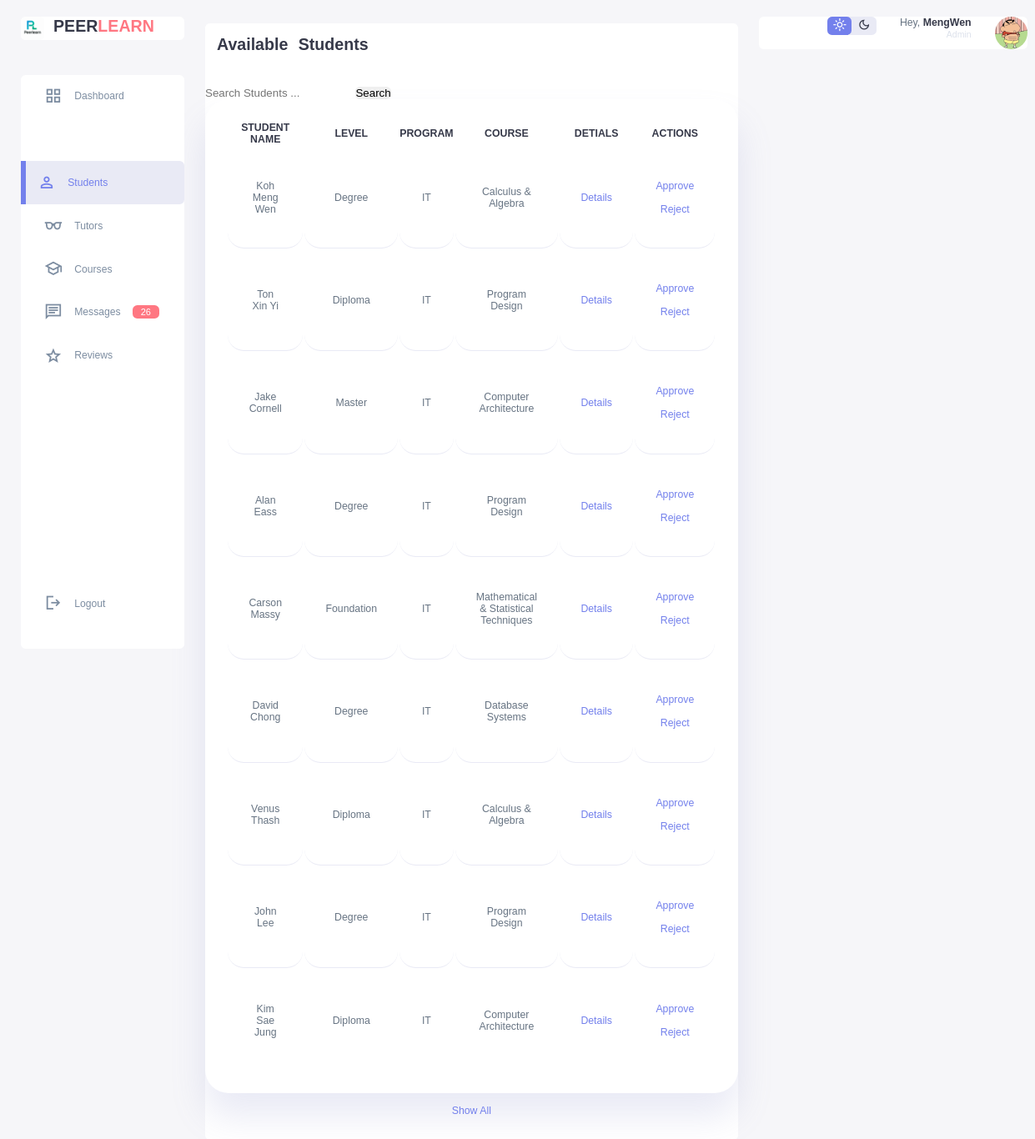
Screenshot of /admin_student.php with the database file from the repository.
### tables this page shows
CREATE TABLE `students` (
  `id` int(11) NOT NULL,
  `student_name` varchar(100) NOT NULL,
  `level` enum('Foundation','Diploma','Degree','Master') NOT NULL,
  `program` varchar(50) DEFAULT 'IT',
  `course` enum('Program Design','Calculus & Algebra','Operating Systems','Computer Architecture','Database Systems','Mathematical & Statistical Techniques') NOT NULL,
  `status` enum('pending','approved','rejected') DEFAULT 'pending',
  `actions` varchar(255) DEFAULT NULL,
  `created_at` timestamp NOT NULL DEFAULT current_timestamp(),
  `updated_at` timestamp NOT NULL DEFAULT current_timestamp() ON UPDATE current_timestamp()
);

### admin_student.php (the view, shortened to what this page needs)
<!DOCTYPE html>
<html lang="en">
<head>
    <link rel="stylesheet" href="studentstyle.css">
</head>
<body>
    <div class="container">
        <aside>
            <div class="top">
                <div class="logo">
                    <img src="image/logo.png">
                    <h2>PEER<span class="danger">LEARN</span></h2>
                </div>
            </div>
            <div class="sidebar">
                <a href="admin.php"><span class="material-symbols-sharp">grid_view</span><h3>Dashboard</h3></a>
                <a href="#"></a>
                        <a href="admin_student.php" class="active"><span class="material-symbols-sharp">person</span><h3>Students</h3></a>
                            <a href="admin_tutors.php"><span class="material-symbols-sharp">eyeglasses</span><h3>Tutors</h3></a>
                                <a href="admin_course.php"><span class="material-symbols-sharp">school</span><h3>Courses</h3></a>
                                    <a href="message.php"><span class="material-symbols-sharp">chat</span><h3>Messages</h3><span class="message-count">26</span></a>
                                    <a href="admin_review.php"><span class="material-symbols-sharp">star</span><h3>Reviews</h3></a>
                                    <a href="home_page.php"><span class="material-symbols-sharp">logout</span><h3>Logout</h3></a>
            </div>
        </aside>
    <main>
       <div class="current_students">
                <h2>Available Students</h2>
                <di style="margin-left: 500px ; padding:100px;">
                    <form action="" method="GET">
                        <input type="text" name="my_search" placeholder="Search Students ...">
                        <input  type="submit" name="search" value="Search">
                    </form>
                <table>
                    <thead>
                        <tr>
                            <th>STUDENT NAME</th>
                            <th>LEVEL</th>
                            <th>PROGRAM</TH>
                            <th>COURSE</th>
                            <th>DETIALS</th>
                            <th>ACTIONS</th>
                        </tr>
                    </thead>
                    <tbody>
                        <?php
                        $servername = "localhost";
                        $username = "root";
                        $password = "";
                        $dbname = "peer_tutoring_platform";
                    $conn = new mysqli($servername, $username, $password, $dbname);
                    $sql = "SELECT * FROM students";
                    $result = $conn->query($sql);
                    if ($result->num_rows > 0) {
                        while($row = $result->fetch_assoc()) {
                            echo "<tr>
                                <td>".htmlspecialchars($row["student_name"])."</td>
                                <td>".htmlspecialchars($row["level"])."</td>
                                <td>".htmlspecialchars($row["program"])."</td>
                                <td>".htmlspecialchars($row["course"])."</td>
                                <td>
                                    <a href='student_details.php?id=".$row["id"]."' class='details-btn'>Details</a>
                                </td>
                                <td>
                                    <a href='student_action.php?id=".$row["id"]."&action=approve' class='approve-btn'>Approve</a>
                                    <a href='student_action.php?id=".$row["id"]."&action=reject' class='reject-btn'>Reject</a>
                                </td>
                            </tr>";
                        }
                    } else {
                        $no_results_message = isset($_GET['search']) ?
                            "No tutors found matching '".htmlspecialchars($_GET['my_search'])."'" :
                            "No tutors found";
                        echo "<tr><td colspan='6'>$no_results_message</td></tr>";
                    }
                    ?>
                    </tbody>
                </table>
                <a href="#">Show All</a>
            </div>
        </main>
    <div class="right">
        <div class="top">
            <div class="theme-toggler">
                <span class="material-symbols-sharp active">light_mode</span>
                <span class="material-symbols-sharp">dark_mode</span>
            </div>
            <div class="profile">
                <div class="info">
                    <p>Hey, <b>MengWen</b></p>
                    <small class="text-muted">Admin</small>
                </div>
                <div class="profile-photo">
                    <img src="image/profile-1.jpg">
                </div>
            </div>
        </div>

### studentstyle.css (style rules this page uses)
* { margin: 0; padding: 0; outline: 0; appearance: none; border: 0; text-decoration: none; list-style: none; box-sizing: border-box; border-radius: 0.4rem; }
html { font-size: 14px; }
body { width: 100vw; height: 100vh; font-family: poppins, sans-serif; font-size: 0.88rem; background: #f6f6f9; user-select: none; overflow-x: hidden; color: #363949; }
.container { display: grid; width: 96%; margin: 0 auto; gap: 1.8rem; grid-template-columns: 14rem auto 23rem; }
a { color: #363949; }
img { display: block; width: 100%; }
h2 { font-size: 1.4rem; }
h3 { font-size: 0.87rem; }
small { font-size: 0.75rem; }
.profile-photo { width: 2.8rem; height: 2.8rem; border-radius: 50%; overflow: hidden; }
.text-muted { color: #dce1eb; }
p { color:#677483; }
b { color: #363949; }
.danger { color: #ff7782; }
aside { height: 100vh; }
aside .top { background: white; display: flex; align-items: center; justify-content: space-between; margin-top: 1.4rem; border-radius: 0.4rem; }
aside .logo { display: flex; gap: 0.8rem; }
aside .logo img { width: 2rem; height: 2rem; }
aside .sidebar { background: rgb(255, 255, 255); display: flex; flex-direction: column; height: 86vh; position: relative; top: 3rem; border-radius: 0.4rem; }
aside h3 { font-weight: 500; }
aside .sidebar a { display: flex; color: #7d8da1; margin-left: 2rem; gap: 1rem; align-items: center; position: relative; height: 3.7rem; transition: all 300ms ease; }
aside .sidebar a span { font-size: 1.6rem; transition: all 300ms ease; }
aside .sidebar a:last-child { position: absolute; bottom: 2rem; width: 100%; }
aside .sidebar a.active { background: rgba(132, 139, 200, 0.18); color: #7380ec; margin-left: 0; }
aside .sidebar a.active:before { content: ""; width: 6px; height: 100%; background: #7380ec; }
aside .sidebar a.active span { color: #7380ec; margin-left: calc(1rem -3 px); }
aside .sidebar .message-count { background: #ff7782; color: #fff; padding: 2px 10px; font-size: 11px; border-radius: 0.4rem; }
.current_students { margin-top: 2rem; background: #fff; }
.current_students h2 { margin-bottom: 0.8rem; word-spacing: 0.5rem; padding: 1rem; }
.current_students table { background:#fff; width: 100%; border-radius:2rem; padding:1.8rem; text-align: center; box-shadow: 0 2rem 3rem rgba(132, 139, 200, 0.18); transition: all 300ms ease; }
table tbody td { height: 2.8rem; border-bottom: 1px solid rgba(132, 139, 200, 0.18); color: #677483; text-align: center; padding:1.8rem; background: white; border-radius: 1.4rem; }
table tbody tr:last-child td { border: none; }
.current_students a { text-align: center; display: block; margin: 1rem auto; color: #7380ec; }
.right { margin-top: 1.4rem; }
.right .top { display: flex; justify-content: end; gap: 2rem; background: #fff; }
.right .theme-toggler { background:rgba(132, 139, 200, 0.18); display: flex; justify-content: space-between; align-items: center; height: 1.6rem; width: 4.2rem; cursor: pointer; border-radius: 0.4rem; }
.right .theme-toggler span { font-size: 1.2rem; width: 50%; height: 100%; display: flex; align-items: center; justify-content: center; }
.right .theme-toggler span.active { background: #7380ec; color: white; border-radius: 0.4rem; }
.right .top .profile { display: flex; gap: 2rem; text-align: right; }

### rows the page displays
students: student_name "Koh Meng Wen", level "Degree", program "IT", course "Calculus & Algebra"
students: student_name "Ton Xin Yi", level "Diploma", program "IT", course "Program Design"
students: student_name "Jake Cornell", level "Master", program "IT", course "Computer Architecture"
students: student_name "Alan Eass", level "Degree", program "IT", course "Program Design"
students: student_name "Carson Massy", level "Foundation", program "IT", course "Mathematical & Statistical Techniques"
students: student_name "David Chong", level "Degree", program "IT", course "Database Systems"
students: student_name "Venus Thash", level "Diploma", program "IT", course "Calculus & Algebra"
students: student_name "John Lee", level "Degree", program "IT", course "Program Design"
students: student_name "Kim Sae Jung", level "Diploma", program "IT", course "Computer Architecture"
